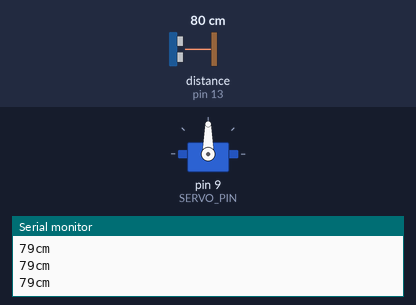
Bench run of a sketch on a simulated Arduino Uno, built with avr-gcc and run on an emulated ATmega328P. On the bench: servo, the last lines printed to the serial monitor. Wiring (inferred from the names in the program): ultrasonic range finder: trigger pin 12; echo pin 13. The inputs (shaded band) are chosen by the test bench; at power-on: distance to the obstacle (sensor on pin 13) 80 cm. The echo pulse lasts 58.3 µs per cm.

Above: at 1.2 s.
1.3 s: distance to the obstacle (sensor on pin 13) set to 19 cm
3.0 s: distance to the obstacle (sensor on pin 13) set to 14 cm
At 4.1 s:
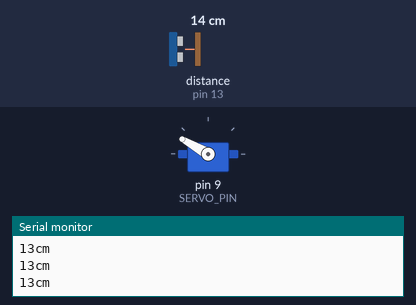
5.0 s: distance to the obstacle (sensor on pin 13) set to 18 cm
At 6.3 s:
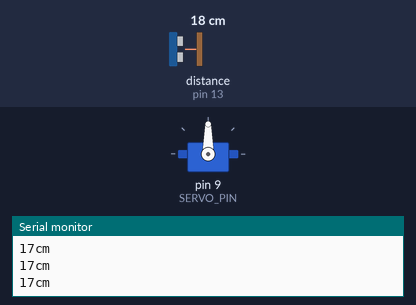
7.5 s: distance to the obstacle (sensor on pin 13) set to 2 cm
At 8.9 s:
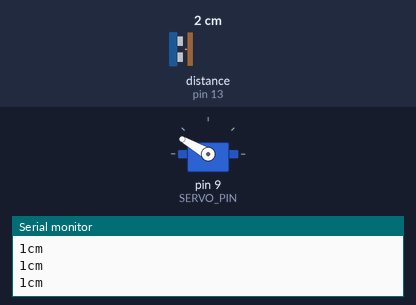
Timing chart, 0 to 10.5 s (numbered marks = the images above; inputs shaded):
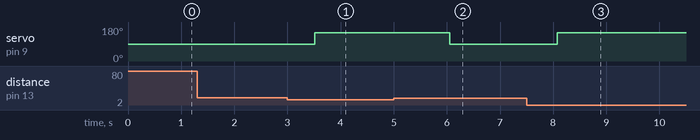

The sketch:

smart_trash_can_project.ino
```cpp
#include <Servo.h>

#define SERVO_PIN 9     // 서보모터 9번 사용

int echo = 13;      // echo핀 6번 사용
int trig = 12;      // trig핀 7번 사용

Servo myservo;

int cnt = 0;

void setup() {
  pinMode(trig, OUTPUT);    // trig 출력 설정
  pinMode(echo, INPUT);     // echo 입력 설정
  myservo.attach(SERVO_PIN); // 서보모터 초기화
  Serial.begin(9600);
}

void loop() {

  long duration, cm; // 변수 duration, cm 설정
  digitalWrite(12,LOW); // HIGH 신호를 보내기 전 깨끗하게
  delayMicroseconds(2);

  digitalWrite(12,HIGH); // 초음파 트리거 출력 시작
  delayMicroseconds(5);
  digitalWrite(12,LOW); // 출력 종료

  duration = pulseIn(13,HIGH); // 에코핀이 트리거가 HIGHㅣㅇㄴ 시작

  cm = (duration/2)/29.4; // 초음파 거리를 cm로 산출

  Serial.print(cm);
  Serial.println("cm");

  if (cm <= 15)     // 초음파센서 거리가 15cm 이하이면
  {
    if(cnt>=10){
        myservo.write(150);     // 서보모터 각도를 150도
    }else cnt = cnt + 2;

  }else{
    if (cnt==0)
    {
        myservo.write(90);
    }else cnt --;
  }
  delay(100);
}
```

Measured:
- the behaviour switches between 17 and 16 cm on distance to the obstacle (sensor on pin 13) (found by bisection; images 0 and 1)
- after the input at 3.0 s, servo on pin 9 (SERVO_PIN): 90° → 150° after 0.51 s
- after the input at 5.0 s, servo on pin 9 (SERVO_PIN): 150° → 90° after 1.1 s
- after the input at 7.5 s, servo on pin 9 (SERVO_PIN): 90° → 150° after 0.58 s
